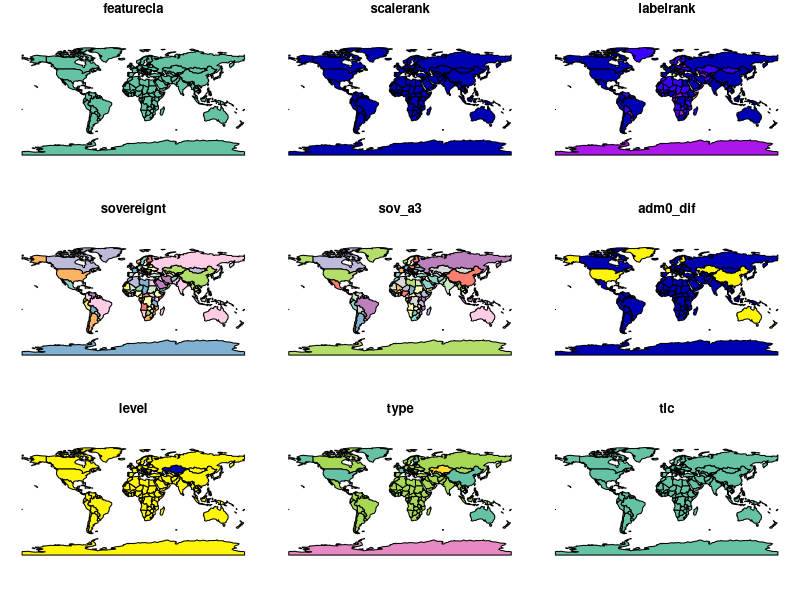
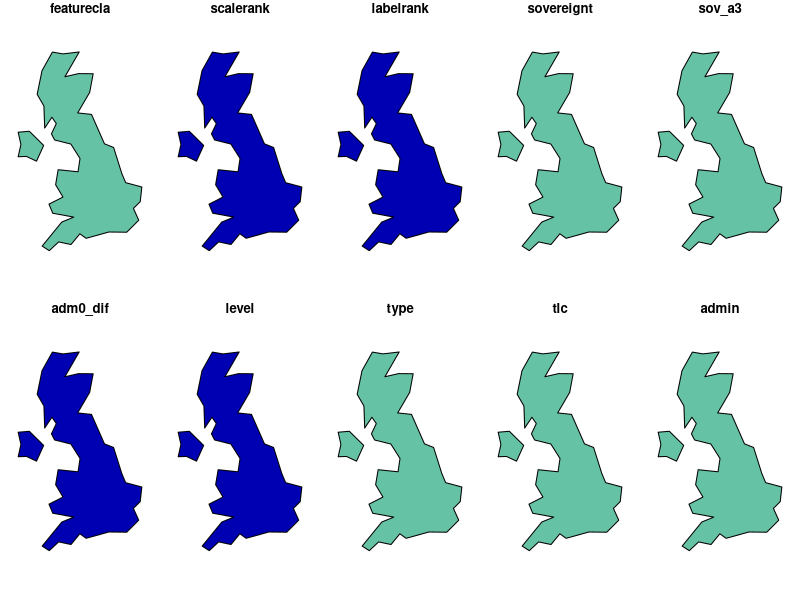
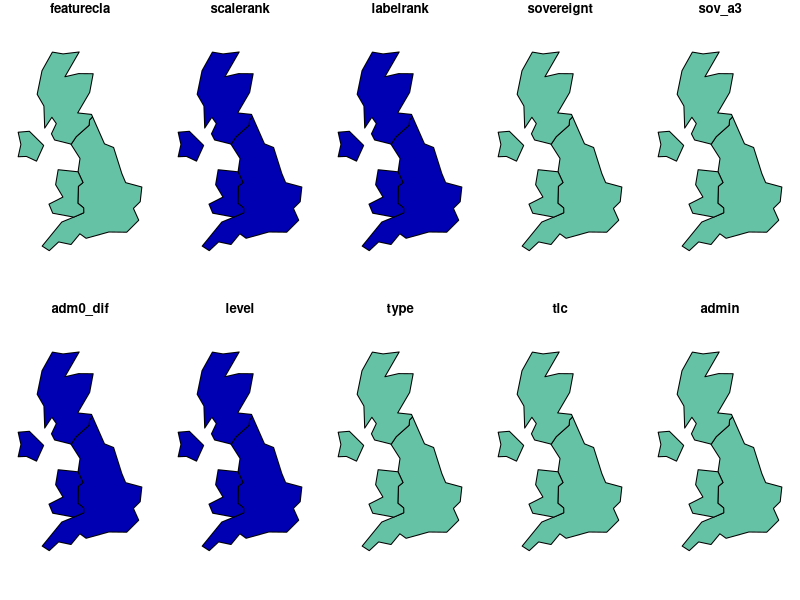
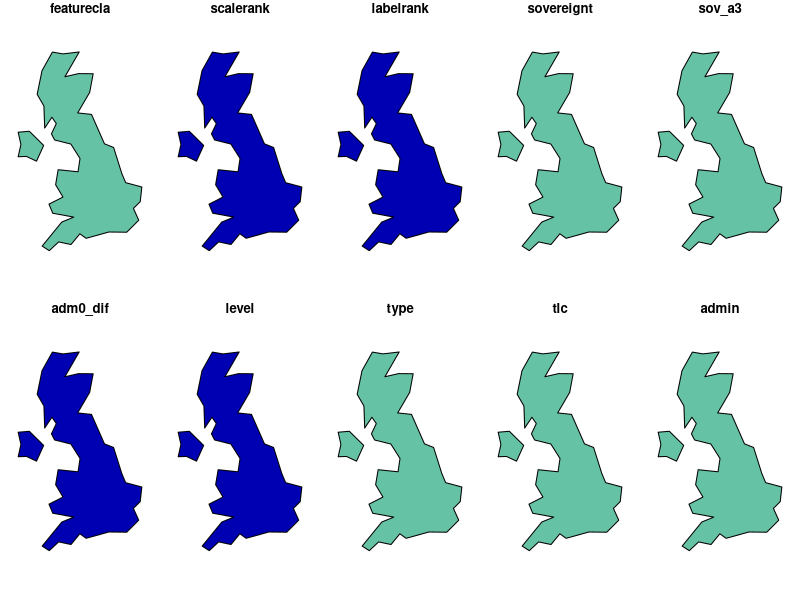
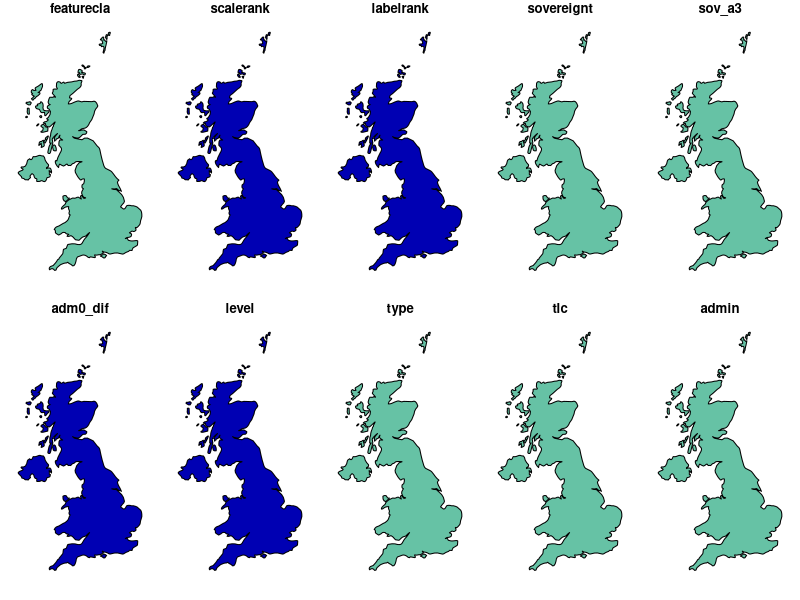
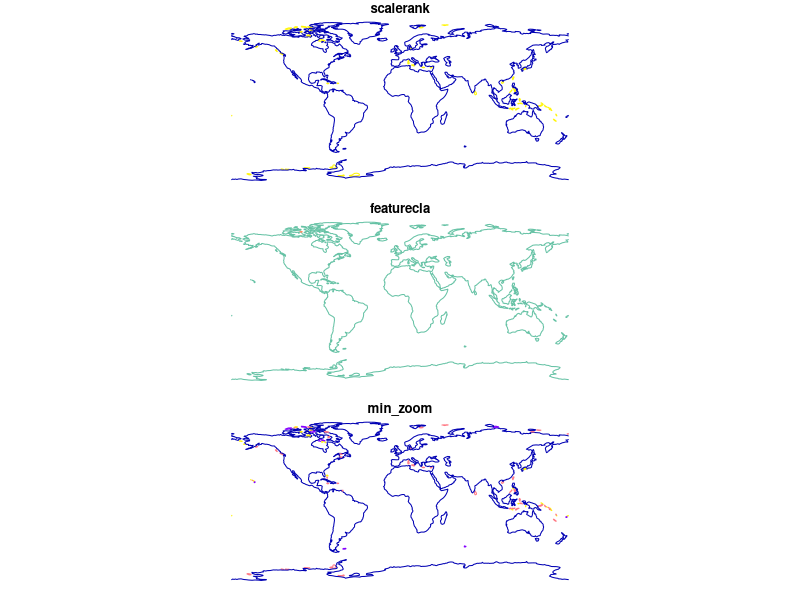

Write the R code that produced these figures, in order.
## ---- chunk 1
library(rnaturalearth)
library(sp)
## ---- chunk 2

# world at small scale (low resolution)
sp::plot(ne_countries(type = 'countries', scale = 'small'))

# countries, UK undivided
sp::plot(ne_countries(country = 'united kingdom', type='countries'))
# map_units, UK divided into England, Scotland, Wales and Northern Ireland
sp::plot(ne_countries(country = 'united kingdom', type='map_units'))

     
# countries, small scale
sp::plot(ne_countries(country = 'united kingdom', scale = 'small'))   

# countries, medium scale
sp::plot(ne_countries(country = 'united kingdom', scale = 'medium'))

## ---- chunk 3

# coastline of the world
# subsetting of coastline is not possible because the Natural Earth data are not attributed in that way
sp::plot(ne_coastline())
